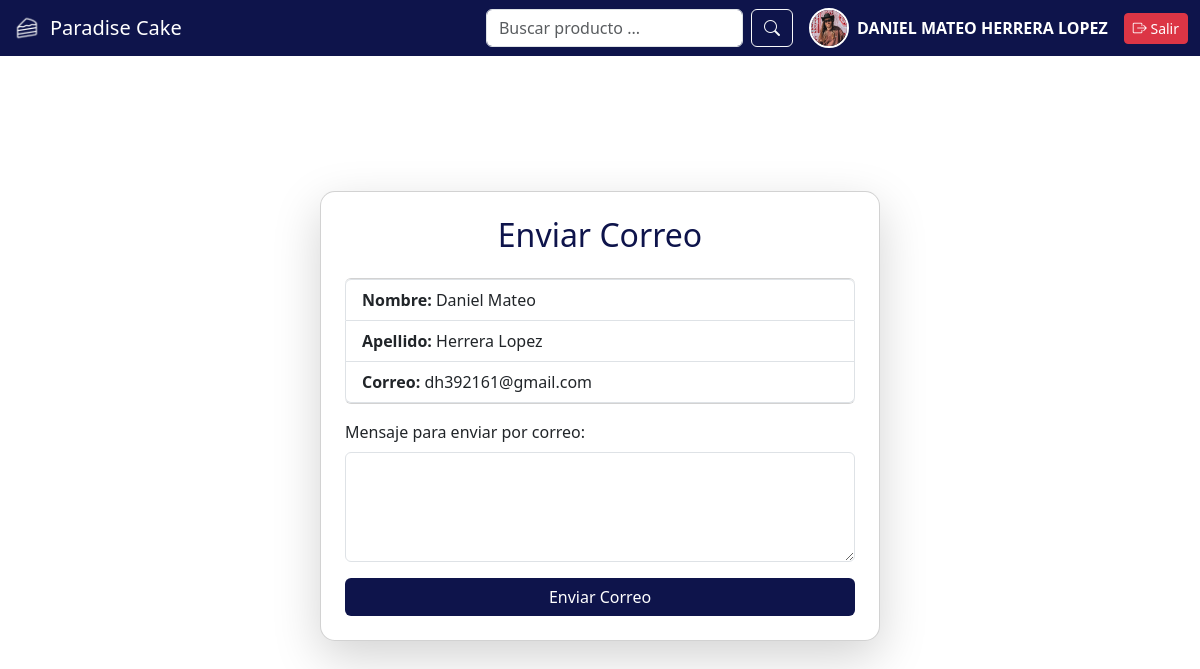
/enviarCorreo.php?id=1 (signed in), run on the app's committed database.
### tables this page shows
CREATE TABLE `users` (
  `id` int(11) NOT NULL,
  `nombre` varchar(30) DEFAULT NULL,
  `apellido` varchar(30) DEFAULT NULL,
  `email` varchar(100) DEFAULT NULL,
  `password` varchar(100) DEFAULT NULL,
  `image` varchar(50) DEFAULT NULL,
  `perfil` int(11) NOT NULL CHECK (`perfil` in (1,9))
);

### controladores/funciones.php (called while the page is built, shortened)
<?php
function buscarUsuario($bd, $tabla, $id){
    $sql = "SELECT * FROM $tabla WHERE id = :id";
    $query = $bd->prepare($sql);
    $query->bindValue(':id', $id, PDO::PARAM_INT);
    $query->execute();
    $usuario = $query->fetch(PDO::FETCH_ASSOC);
    return $usuario;
}
?>

### enviarCorreo.php (the view, shortened to what this page needs)
<?php
  require_once('./controladores/funciones.php');
  $bd = conexion('localhost', 'panaderia', 'root', '');
  $id = $_GET['id'];
  $usuario = buscarUsuario($bd, 'users', $id);
?>
<!doctype html>
<html lang="es">
  <head>
    <link href="https://cdn.jsdelivr.net/npm/bootstrap@5.3.8/dist/css/bootstrap.min.css" rel="stylesheet">
  </head>
  <body>
<?php require_once('./partials/barraNavegacion.php') ?>
<div class="container d-flex justify-content-center align-items-center" style="min-height: 90vh;">
  <div class="card shadow-lg p-4" style="width: 35rem; border-radius: 15px;">
    <h2 class="text-center mb-4" style="color: #0e144bff;">Enviar Correo</h2>
    <ul class="list-group mb-3">
      <li class="list-group-item"><b>Nombre:</b> <?= $usuario['nombre'] ?></li>
      <li class="list-group-item"><b>Apellido:</b> <?= $usuario['apellido'] ?></li>
      <li class="list-group-item"><b>Correo:</b> <?= $usuario['email'] ?></li>
    </ul>
    <form method="POST">
      <div class="mb-3">
        <label class="form-label">Mensaje para enviar por correo:</label>
        <textarea class="form-control" name="mensaje" rows="4" required></textarea>
      </div>
      <button type="submit" name="enviarCorreo" class="btn w-100" style="background:#0e144bff; color:white;">
        Enviar Correo
      </button>
    </form>
  </div>
</div>
</body>
</html>

### data on the page
users: nombre "Daniel Mateo", apellido "Herrera Lopez", email "dh392161@gmail.com"

### other printed values
$_SESSION['nombre'] "DANIEL MATEO"
$_SESSION['apellido'] "HERRERA LOPEZ"
